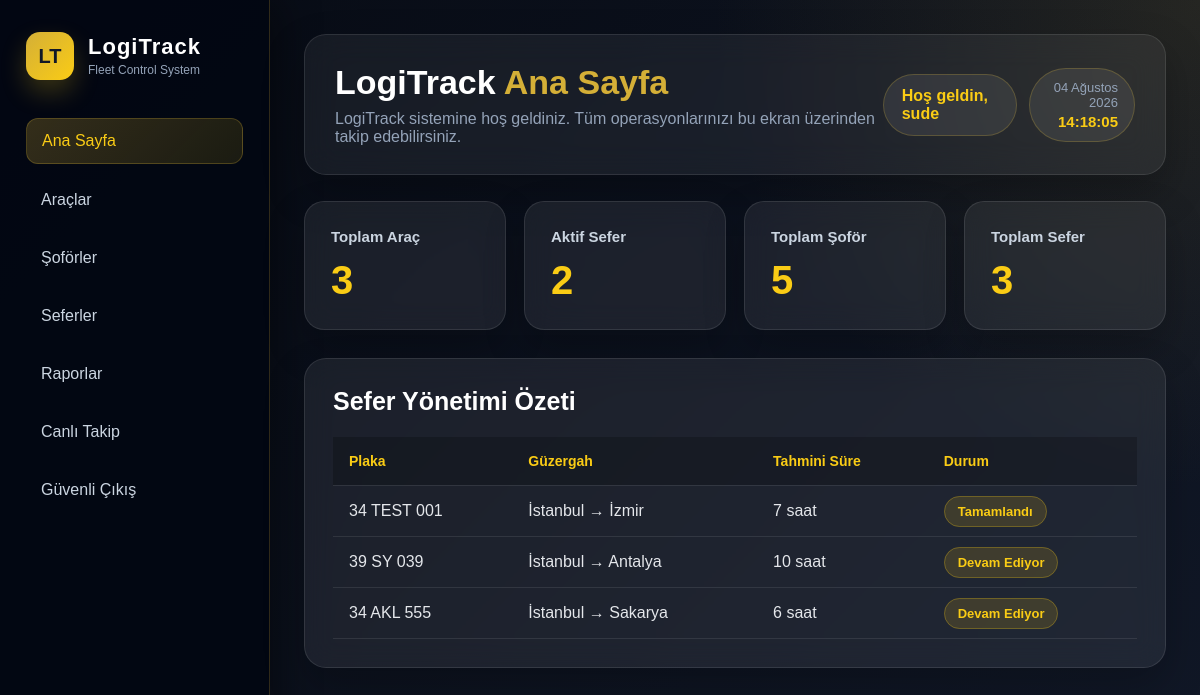
Page /dashboard/ (signed in) on the earlier database version.
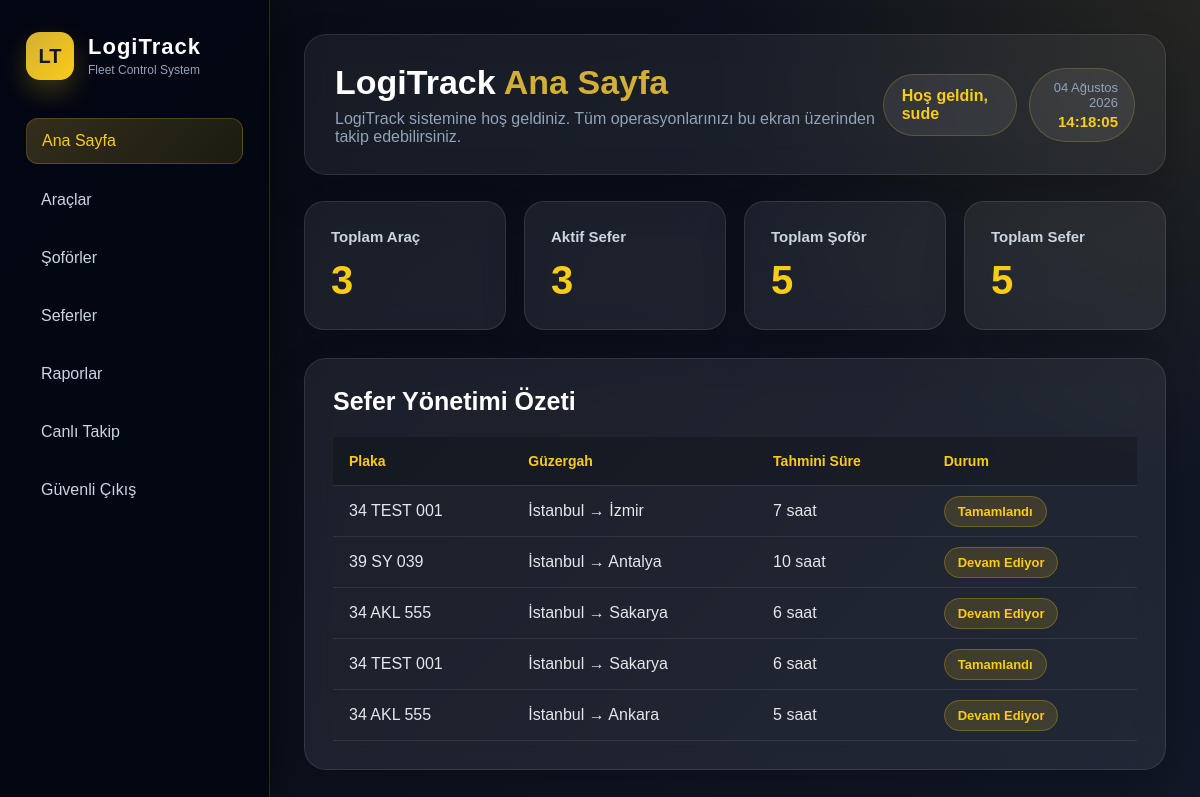
Same page on the later database version.
### lojistik/models.py (models this page shows, shortened)
class Sefer(models.Model):
    arac = models.ForeignKey(Arac, on_delete=models.CASCADE)
    sofor = models.ForeignKey(Sofor, on_delete=models.CASCADE)
    cikis_noktasi = models.CharField(max_length=100)
    varis_noktasi = models.CharField(max_length=100)
    tahmini_sure = models.IntegerField()
    durum = models.CharField(max_length=30)

class Arac(models.Model):
    plaka = models.CharField(max_length=20)
    marka = models.CharField(max_length=50)
    model = models.CharField(max_length=50)
    durum = models.CharField(max_length=20)

### lojistik/views.py (the view)
# urls.py: path('dashboard/', views.dashboard, name='dashboard'),
@login_required
def dashboard(request):
    if kullanici_sofor_mu(request):
        return redirect('/sofor-panel/')
    return render(request, 'dashboard.html', {
        'toplam_arac': Arac.objects.count(),
        'toplam_sofor': Sofor.objects.count(),
        'toplam_sefer': Sefer.objects.count(),
        'aktif_sefer': Sefer.objects.filter(durum="Devam Ediyor").count(),
        'son_seferler': Sefer.objects.all(),
    })

### lojistik/views.py (called while the page is built)
def kullanici_sofor_mu(request):
    return Sofor.objects.filter(user=request.user).exists()

### lojistik/templates/dashboard.html (shortened to what this page needs)
<!DOCTYPE html>
<html lang="tr">
<head>
</head>
<body>
<div class="container">
    <div class="sidebar">
        <div class="brand">
            <div class="brand-logo">LT</div>
            <div class="brand-text">
                <strong>LogiTrack</strong>
                <span>Fleet Control System</span>
            </div>
        </div>
        <a href="/dashboard/" class="active">Ana Sayfa</a>
        <a href="/araclar/">Araçlar</a>
        <a href="/soforler/">Şoförler</a>
        <a href="/seferler/">Seferler</a>
        <a href="/raporlar/">Raporlar</a>
        <a href="/canli-takip/">Canlı Takip</a>
        <a href="/cikis/">Güvenli Çıkış</a>
    </div>
    <div class="main">
        <div class="topbar">
            <div>
                <h1>LogiTrack <span>Ana Sayfa</span></h1>
                <p>LogiTrack sistemine hoş geldiniz. Tüm operasyonlarınızı bu ekran üzerinden takip edebilirsiniz.</p>
            </div>
            <div class="user-area">
    <div class="user-pill">
        Hoş geldin, {{ request.user.username }}
    </div>
    <div class="date-pill">
        <span id="currentDate"></span>
        <strong id="currentTime"></strong>
    </div>
</div>
        </div>
        <div class="cards">
            <div class="card">
                <h3>Toplam Araç</h3>
                <p>{{ toplam_arac }}</p>
            </div>
            <div class="card">
                <h3>Aktif Sefer</h3>
                <p>{{ aktif_sefer }}</p>
            </div>
            <div class="card">
                <h3>Toplam Şoför</h3>
                <p>{{ toplam_sofor }}</p>
            </div>
            <div class="card">
                <h3>Toplam Sefer</h3>
                <p>{{ toplam_sefer }}</p>
            </div>
        </div>
        <div class="section">
            <h2>Sefer Yönetimi Özeti</h2>
            <table>
                <thead>
                    <tr>
                        <th>Plaka</th>
                        <th>Güzergah</th>
                        <th>Tahmini Süre</th>
                        <th>Durum</th>
                    </tr>
                </thead>
                <tbody>
                    {% for sefer in son_seferler %}
                    <tr>
                        <td>{{ sefer.arac.plaka }}</td>
                        <td>{{ sefer.cikis_noktasi }} → {{ sefer.varis_noktasi }}</td>
                        <td>{{ sefer.tahmini_sure }} saat</td>
                        <td><span class="status">{{ sefer.durum }}</span></td>
                    </tr>
                    {% empty %}
                    <tr>
                        <td colspan="4">Henüz sefer kaydı yok.</td>
                    </tr>
                    {% endfor %}
                </tbody>
            </table>
        </div>
    </div>
</div>
</body>
</html>

Differences in the rows shown:
added Sefer: arac.plaka "34 TEST 001", cikis_noktasi "İstanbul", varis_noktasi "Sakarya", tahmini_sure "6", durum "Tamamlandı"
added Sefer: arac.plaka "34 AKL 555", cikis_noktasi "İstanbul", varis_noktasi "Ankara", tahmini_sure "5", durum "Devam Ediyor"
Other differences:
{{ aktif_sefer }}: "2" → "3"
{{ toplam_sefer }}: "3" → "5"
